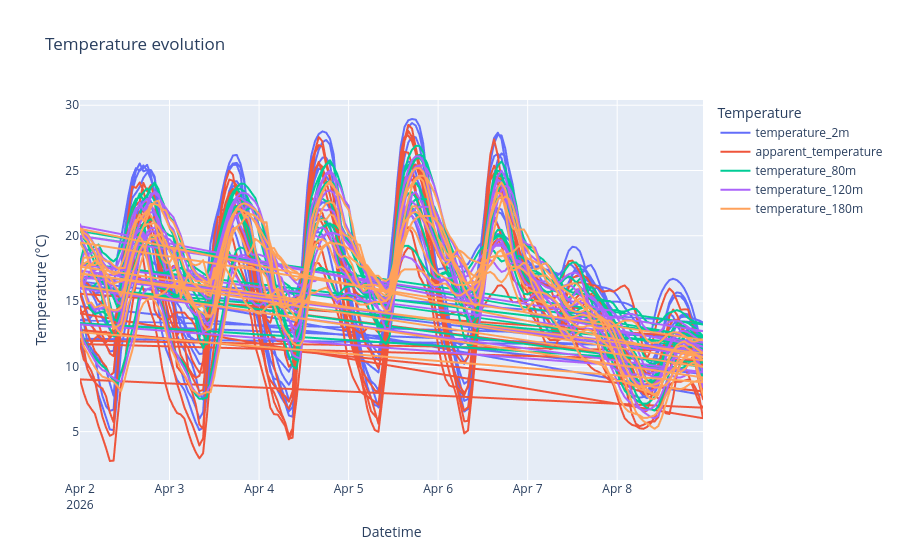

Notebook code for this chart:
### Code cell
temps = [t for t in data.columns if 'temperature' in t and 'soil' not in t]

px.line(data,
        x='date',
        y=temps,
        title='Temperature evolution',
        labels={
            'date': 'Datetime',
            'value': 'Temperature (°C)',
            'variable': 'Temperature'
        })

### Figure 1 — Plotly figure (JSON) as saved in the notebook; plotly's stock layout.template omitted (floating-point values rounded to 4 significant figures; data arrays with more than 128 entries replaced by an {"elided": "..."} marker saying what was removed)
{"data": [{"hovertemplate": "Temperature=temperature_2m<br>Datetime=%{x}<br>Temperature (°C)=%{y}<extra></extra>", "legendgroup": "temperature_2m", "line": {"color": "#636efa", "dash": "solid"}, "marker": {"symbol": "circle"}, "mode": "lines", "name": "temperature_2m", "showlegend": true, "type": "scattergl", "x": {"elided": "1344 str values"}, "xaxis": "x", "y": {"elided": "1344 float values"}, "yaxis": "y"}, {"hovertemplate": "Temperature=apparent_temperature<br>Datetime=%{x}<br>Temperature (°C)=%{y}<extra></extra>", "legendgroup": "apparent_temperature", "line": {"color": "#EF553B", "dash": "solid"}, "marker": {"symbol": "circle"}, "mode": "lines", "name": "apparent_temperature", "showlegend": true, "type": "scattergl", "x": {"elided": "1344 str values"}, "xaxis": "x", "y": {"elided": "1344 float values"}, "yaxis": "y"}, {"hovertemplate": "Temperature=temperature_80m<br>Datetime=%{x}<br>Temperature (°C)=%{y}<extra></extra>", "legendgroup": "temperature_80m", "line": {"color": "#00cc96", "dash": "solid"}, "marker": {"symbol": "circle"}, "mode": "lines", "name": "temperature_80m", "showlegend": true, "type": "scattergl", "x": {"elided": "1344 str values"}, "xaxis": "x", "y": {"elided": "1344 float values"}, "yaxis": "y"}, {"hovertemplate": "Temperature=temperature_120m<br>Datetime=%{x}<br>Temperature (°C)=%{y}<extra></extra>", "legendgroup": "temperature_120m", "line": {"color": "#ab63fa", "dash": "solid"}, "marker": {"symbol": "circle"}, "mode": "lines", "name": "temperature_120m", "showlegend": true, "type": "scattergl", "x": {"elided": "1344 str values"}, "xaxis": "x", "y": {"elided": "1344 float values"}, "yaxis": "y"}, {"hovertemplate": "Temperature=temperature_180m<br>Datetime=%{x}<br>Temperature (°C)=%{y}<extra></extra>", "legendgroup": "temperature_180m", "line": {"color": "#FFA15A", "dash": "solid"}, "marker": {"symbol": "circle"}, "mode": "lines", "name": "temperature_180m", "showlegend": true, "type": "scattergl", "x": {"elided": "1344 str values"}, "xaxis": "x", "y": {"elided": "1344 float values"}, "yaxis": "y"}], "layout": {"legend": {"title": {"text": "Temperature"}, "tracegroupgap": 0}, "title": {"text": "Temperature evolution"}, "xaxis": {"anchor": "y", "domain": [0, 1], "title": {"text": "Datetime"}}, "yaxis": {"anchor": "x", "domain": [0, 1], "title": {"text": "Temperature (°C)"}}}}
